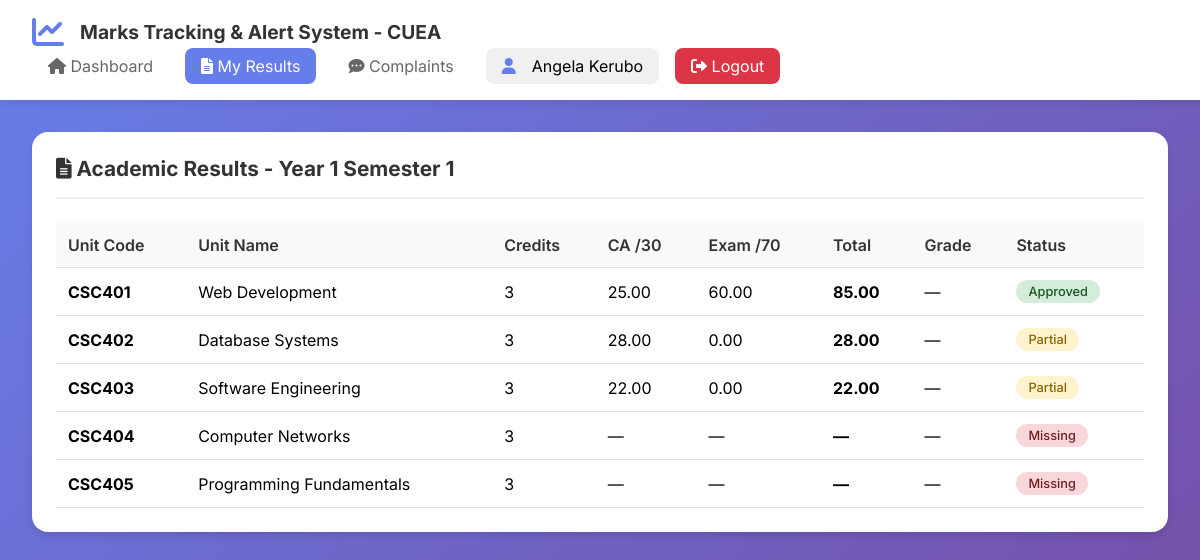
/student/view_results.php (signed in), run on the app's committed database.
### tables this page shows
CREATE TABLE IF NOT EXISTS users (
    user_id INT PRIMARY KEY AUTO_INCREMENT,
    reg_no VARCHAR(50) UNIQUE,
    full_name VARCHAR(100) NOT NULL,
    email VARCHAR(100) UNIQUE NOT NULL,
    phone VARCHAR(15),
    password VARCHAR(255) NOT NULL,
    role ENUM('student', 'lecturer', 'admin') DEFAULT 'student',
    program_id INT,
    department VARCHAR(100),
    year_of_study INT DEFAULT 1,
    is_active BOOLEAN DEFAULT TRUE,
    created_at TIMESTAMP DEFAULT CURRENT_TIMESTAMP,
    FOREIGN KEY (program_id) REFERENCES programs(program_id) ON DELETE SET NULL
);

CREATE TABLE IF NOT EXISTS marks (
    mark_id INT PRIMARY KEY AUTO_INCREMENT,
    student_id INT NOT NULL,
    unit_id INT NOT NULL,
    lecturer_id INT NOT NULL,
    ca_score DECIMAL(5,2) DEFAULT 0,
    exam_score DECIMAL(5,2) DEFAULT 0,
    total_score DECIMAL(5,2) GENERATED ALWAYS AS (ca_score + exam_score) STORED,
    grade VARCHAR(2),
    status ENUM('draft', 'submitted', 'approved', 'rejected') DEFAULT 'draft',
    submission_date TIMESTAMP DEFAULT CURRENT_TIMESTAMP,
    approved_by INT,
    approved_date TIMESTAMP NULL,
    remarks TEXT,
    FOREIGN KEY (student_id) REFERENCES users(user_id) ON DELETE CASCADE,
    FOREIGN KEY (unit_id) REFERENCES units(unit_id) ON DELETE CASCADE,
    FOREIGN KEY (lecturer_id) REFERENCES users(user_id),
    FOREIGN KEY (approved_by) REFERENCES users(user_id),
    UNIQUE KEY unique_mark (student_id, unit_id)
);

CREATE TABLE IF NOT EXISTS units (
    unit_id INT PRIMARY KEY AUTO_INCREMENT,
    unit_code VARCHAR(20) UNIQUE NOT NULL,
    unit_name VARCHAR(100) NOT NULL,
    program_id INT,
    year INT NOT NULL,
    semester INT NOT NULL,
    lecturer_id INT,
    credits INT DEFAULT 3,
    created_at TIMESTAMP DEFAULT CURRENT_TIMESTAMP,
    FOREIGN KEY (program_id) REFERENCES programs(program_id) ON DELETE CASCADE,
    FOREIGN KEY (lecturer_id) REFERENCES users(user_id) ON DELETE SET NULL,
    UNIQUE KEY unique_unit (unit_code, year, semester)
);

### includes/session.php (called while the page is built, shortened)
<?php
require_once __DIR__ . '/../config/database.php';
function isLoggedIn() {
    return isset($_SESSION['user_id']);
}
function getCurrentUser() {
    global $conn;
    $user_id = $_SESSION['user_id'];
    $query = "SELECT * FROM users WHERE user_id = ?";
    $stmt = mysqli_prepare($conn, $query);
    mysqli_stmt_bind_param($stmt, "i", $user_id);
    mysqli_stmt_execute($stmt);
    $result = mysqli_stmt_get_result($stmt);
    return mysqli_fetch_assoc($result);
}
?>

### student/view_results.php (the view, shortened to what this page needs)
<?php
require_once '../includes/session.php';
$user = getCurrentUser();
$current_year = 1;
$current_semester = 1;
$query = "SELECT
    un.unit_code, un.unit_name, un.credits, un.year, un.semester,
    m.ca_score, m.exam_score, m.total_score, m.grade, m.status,
    CASE
        WHEN m.status = 'approved' THEN 'completed'
        WHEN m.status = 'submitted' THEN 'pending'
        WHEN m.status = 'draft' THEN 'partial'
        ELSE 'missing'
    END as mark_status
    FROM enrollments e
    JOIN units un ON e.unit_id = un.unit_id
    LEFT JOIN marks m ON m.student_id = e.student_id AND m.unit_id = e.unit_id
    WHERE e.student_id = {$user['user_id']}
    AND e.year = $current_year
    AND e.semester = $current_semester
    AND e.status = 'active'
    ORDER BY un.unit_code";
$results = mysqli_query($conn, $query);
?>
<?php include '../includes/header.php'; ?>
<div class="navbar">
    <div class="nav-brand"><i class="fas fa-chart-line"></i><h2>Marks Tracking & Alert System - CUEA</h2></div>
    <div class="nav-links">
        <a href="dashboard.php"><i class="fas fa-home"></i> Dashboard</a>
        <a href="view_results.php" class="active"><i class="fas fa-file-alt"></i> My Results</a>
        <a href="complaints.php"><i class="fas fa-comment-dots"></i> Complaints</a>
        <div class="user-info"><i class="fas fa-user"></i><span><?php echo htmlspecialchars($user['full_name']); ?></span></div>
        <a href="logout.php" class="logout-btn"><i class="fas fa-sign-out-alt"></i> Logout</a>
    </div>
</div>
<div class="container">
    <div class="card">
        <div class="card-header"><h3><i class="fas fa-file-alt"></i> Academic Results - Year <?php echo $current_year; ?> Semester <?php echo $current_semester; ?></h3></div>
        <div class="table-container">
            <table class="results-table">
                <thead><tr><th>Unit Code</th><th>Unit Name</th><th>Credits</th><th>CA /30</th><th>Exam /70</th><th>Total</th><th>Grade</th><th>Status</th></tr></thead>
                <tbody>
                    <?php while($row = mysqli_fetch_assoc($results)): ?>
                        <tr>
                            <td><strong><?php echo $row['unit_code']; ?></strong></td>
                            <td><?php echo $row['unit_name']; ?></td>
                            <td><?php echo $row['credits']; ?></td>
                            <td><?php echo $row['ca_score'] ?? '—'; ?></td>
                            <td><?php echo $row['exam_score'] ?? '—'; ?></td>
                            <td><strong><?php echo $row['total_score'] ?? '—'; ?></strong></td>
                            <td><?php echo $row['grade'] ?? '—'; ?></td>
                            <td>
                                <?php
                                switch($row['mark_status']) {
                                    case 'completed': echo '<span class="badge badge-success">Approved</span>'; break;
                                    case 'partial': echo '<span class="badge badge-warning">Partial</span>'; break;
                                    default: echo '<span class="badge badge-danger">Missing</span>';
                                }
                                ?>
                            </td>
                        </tr>
                    <?php endwhile; ?>
                </tbody>
            </table>
        </div>
    </div>
</div>
<?php include '../includes/footer.php'; ?>

### assets/css/style.css (style rules this page uses)
* { margin: 0; padding: 0; box-sizing: border-box; }
body { font-family: 'Inter', sans-serif; background: linear-gradient(135deg, #667eea 0%, #764ba2 100%); min-height: 100vh; }
.navbar { background: white; box-shadow: 0 2px 10px rgba(0,0,0,0.1); padding: 1rem 2rem; display: flex; justify-content: space-between; align-items: center; flex-wrap: wrap; }
.nav-brand { display: flex; align-items: center; gap: 1rem; }
.nav-brand i { font-size: 2rem; color: #667eea; }
.nav-brand h2 { color: #333; font-size: 1.2rem; }
.nav-links { display: flex; gap: 1rem; align-items: center; flex-wrap: wrap; }
.nav-links a { text-decoration: none; color: #666; padding: 0.5rem 1rem; border-radius: 8px; transition: all 0.3s ease; }
.nav-links a:hover, .nav-links a.active { background: #667eea; color: white; }
.user-info { display: flex; align-items: center; gap: 1rem; background: #f0f0f0; padding: 0.5rem 1rem; border-radius: 8px; }
.user-info i { color: #667eea; }
.logout-btn { background: #dc3545; color: white !important; }
.container { max-width: 1280px; margin: 2rem auto; padding: 0 2rem; }
.card { background: white; border-radius: 16px; padding: 1.5rem; margin-bottom: 1.5rem; box-shadow: 0 4px 6px rgba(0,0,0,0.1); }
.card-header { display: flex; justify-content: space-between; align-items: center; margin-bottom: 1.5rem; padding-bottom: 1rem; border-bottom: 2px solid #f0f0f0; }
.card-header h3 { color: #333; font-size: 1.3rem; }
.table-container { overflow-x: auto; }
table { width: 100%; border-collapse: collapse; }
th, td { padding: 1rem; text-align: left; border-bottom: 1px solid #e0e0e0; }
th { background: #f8f9fa; font-weight: 600; color: #333; }
.badge { display: inline-block; padding: 0.25rem 0.75rem; border-radius: 20px; font-size: 0.8rem; font-weight: 500; }
.badge-success { background: #d4edda; color: #155724; }
.badge-warning { background: #fff3cd; color: #856404; }
.badge-danger { background: #f8d7da; color: #721c24; }

### student/view_results.php (style rules this page uses)
.results-table { width: 100%; border-collapse: collapse; }
.results-table th, .results-table td { padding: 0.75rem; text-align: left; border-bottom: 1px solid #e0e0e0; }
.results-table th { background: #f8f9fa; font-weight: 600; }

### data on the page
users: full_name "Angela Kerubo"
marks: unit.unit_code "CSC401", unit.unit_name "Web Development", unit.credits "3", ca_score "25.00", exam_score "60.00", total_score "85.00", grade "—", shows "Approved"
marks: unit.unit_code "CSC402", unit.unit_name "Database Systems", unit.credits "3", ca_score "28.00", exam_score "0.00", total_score "28.00", grade "—", shows "Partial"
marks: unit.unit_code "CSC403", unit.unit_name "Software Engineering", unit.credits "3", ca_score "22.00", exam_score "0.00", total_score "22.00", grade "—", shows "Partial"
units: unit_code "CSC404", unit_name "Computer Networks", credits "3", ca_score "—", exam_score "—", total_score "—", grade "—", shows "Missing"
units: unit_code "CSC405", unit_name "Programming Fundamentals", credits "3", ca_score "—", exam_score "—", total_score "—", grade "—", shows "Missing"

### other printed values
$current_year "1"
$current_semester "1"
